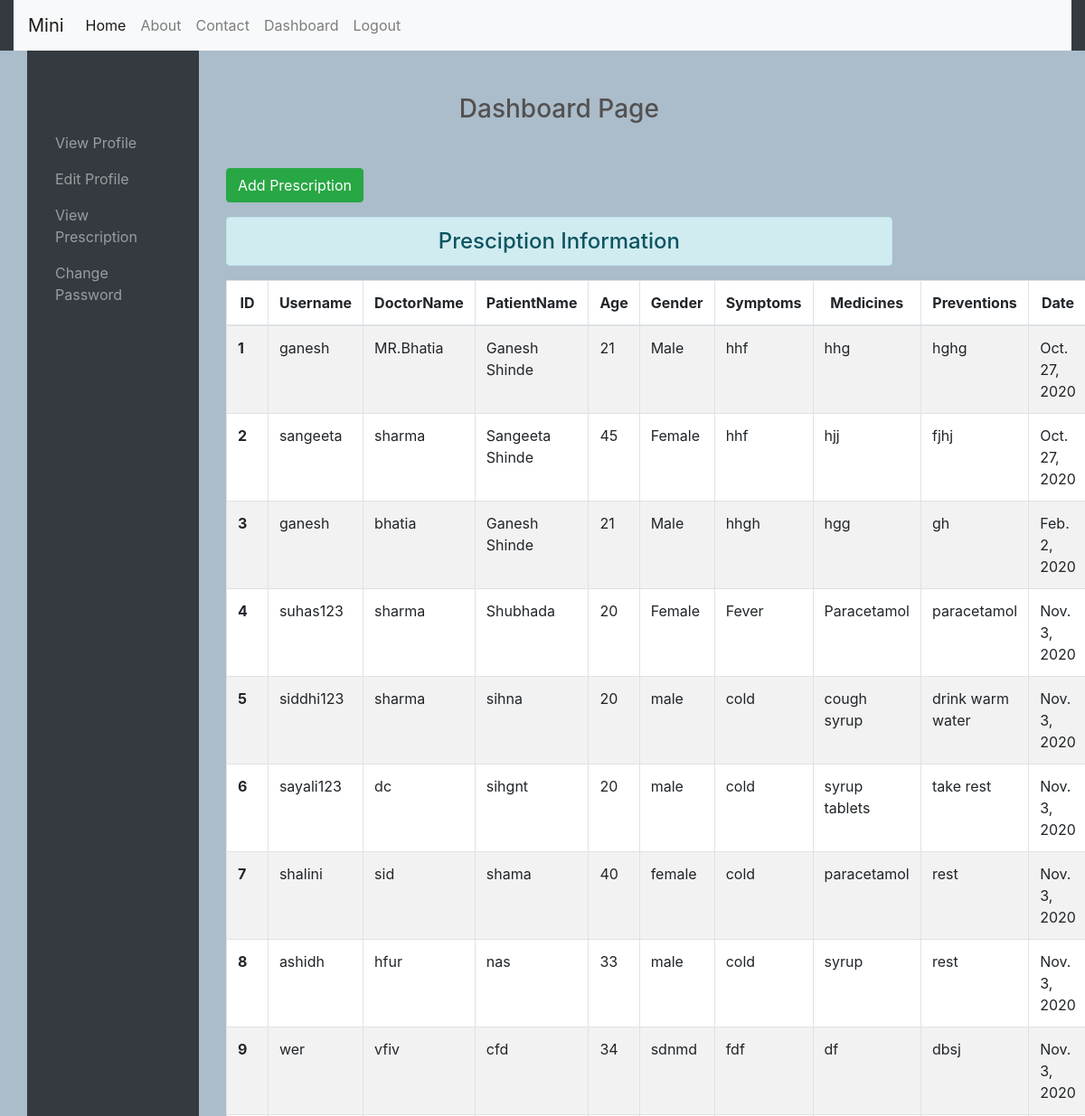
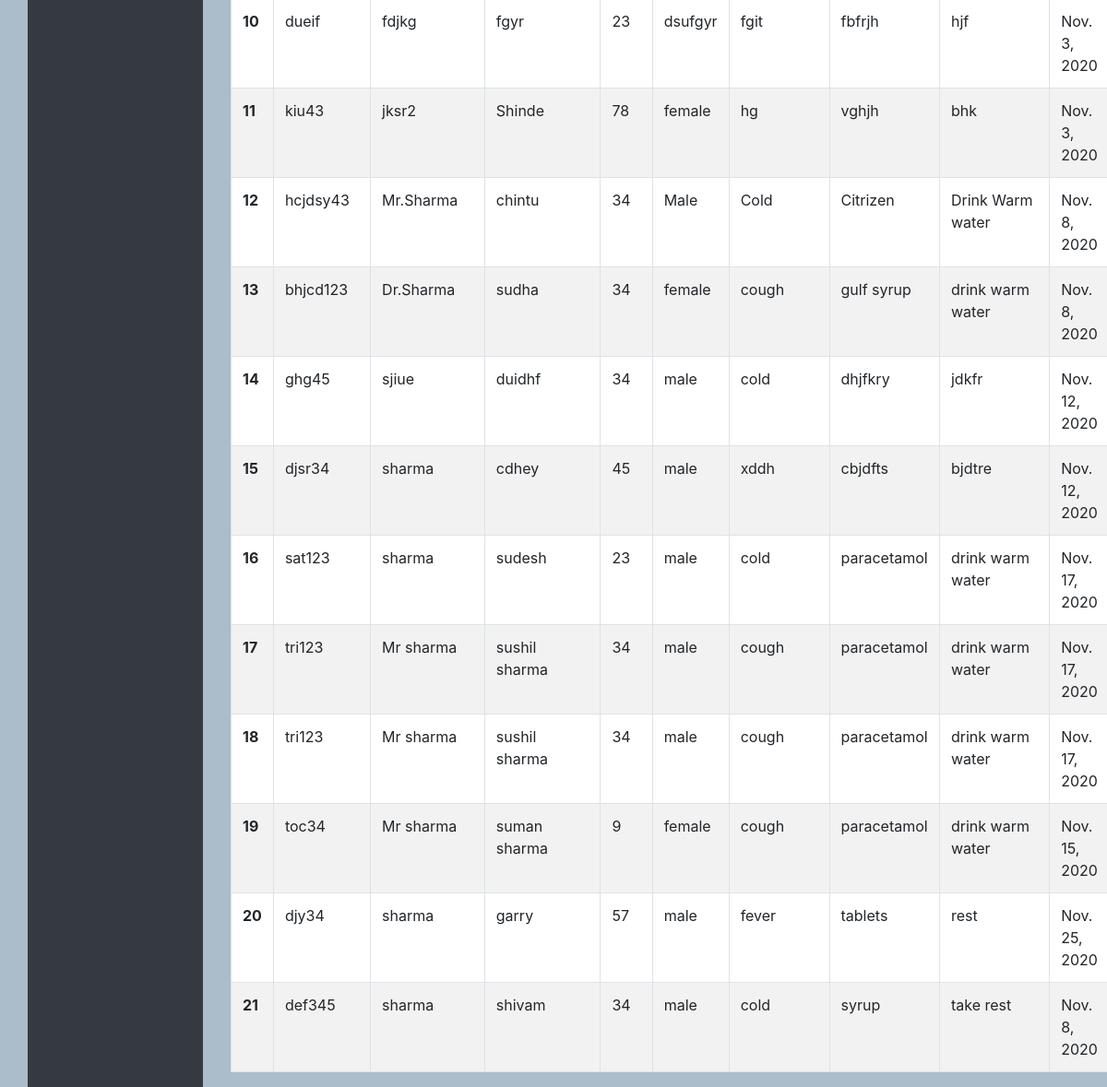
The page /ddashboard/ (signed in) on the database its author committed (2 pictures, top to bottom).
### blog/models.py (models this page shows, shortened)
class Add_Presciption(models.Model):
    Username = models.CharField(max_length=750)
    Doctor_name = models.CharField(max_length=750)
    Patient_name = models.CharField(max_length=750)
    age = models.IntegerField()
    gender = models.CharField(max_length=70)
    symptoms  = models.CharField(max_length=750)
    medicines = models.CharField(max_length=750)
    preventions = models.CharField(max_length=750)
    date = models.DateField()

### blog/views.py (the view)
# urls.py: path('ddashboard/',views.ddashboard,name='ddashboard'),
def ddashboard(request):
    if request.user.is_authenticated:
        presciption = Add_Presciption.objects.all()
        user = request.user
        full_name = user.get_full_name()
        gps = user.groups.all()
        return render(request,'blog/ddashboard.html',{'presciption':presciption,'full_name':full_name,'groups':gps})
    else:
        return HttpResponseRedirect('/login/')

### blog/templates/blog/ddashboard.html (shortened to what this page needs)
{% extends 'blog/base.html' %}
{% load static %}
{% block side %}
<div class="container-fluid">
   <div class="row">
       <div class="col-md-2 bg-dark py-5">
           <nav class="navbar navbar-dark">
               <ul class="navbar-nav">
                   <li class="nav-item">
                       <a href="" class="nav-link">View Profile</a>
                   </li>
                   <li class="nav-item">
                       <a href="" class="nav-link">Edit Profile</a>
                   </li>
                   <li class="nav-item">
                       <a href="" class="nav-link">View Prescription</a>
                   </li>
                   <li class="nav-item">
                       <a href="" class="nav-link">Change Password</a>
                   </li>
               </ul>
           </nav>
       </div>
         <div class="col-md-10">
           {% block dashboard %}
           <div class="col-sm-10">
             <h3 class="text-center my-5">Dashboard Page</h3>
            {% if perms.blog.add_post %}
             <a href="{% url 'addpost' %}" class="btn btn-success">Add Prescription</a>
            {% endif %}
             <h4 class="text-center alert alert-info mt-3">Presciption Information</h4>
            {% if presciption %}
              <table class="table table-hover bg-white table table-bordered table-striped">
                 <thead>
                    <tr class="text-center">
                       <th scope="col" style="width: 2%">ID</th>
                       <th scope="col" style="width: 10%">Username</th>
                       <th scope="col" style="width: 10%">DoctorName</th>
                       <th scope="col" style="width: 10%">PatientName</th>
                       <th scope="col" style="width: 5%">Age</th>
                       <th scope="col" style="width: 5%">Gender</th>
                       <th scope="col" style="width: 25%">Symptoms</th>
                       <th scope="col" style="width: 25%">Medicines</th>
                       <th scope="col" style="width: 25%">Preventions</th>
                       <th scope="col" style="width: 10%">Date</th>
                    </tr>
                 </thead>
                 <tbody>
                  {% for post in presciption %}
                  <tr>
                     <th scope="row">{{post.id}}</th>
                     <td>{{post.Username}}</td>
                     <td>{{post.Doctor_name}}</td>
                     <td>{{post.Patient_name}}</td>
                     <td>{{post.age}}</td>
                     <td>{{post.gender}}</td>
                     <td>{{post.symptoms}}</td>
                     <td>{{post.medicines}}</td>
                     <td>{{post.preventions}}</td>
                     <td>{{post.date}}</td>
                  </tr>
                  {% endfor %}
                 </tbody>
              </table>
            {% else %}
              <h4 class="text-center alert alert-warning">No Records</h4>
            {% endif %}
           </div>
           {% endblock dashboard %}
         </div>
   </div>
</div>
{% endblock side %}

### blog/templates/blog/base.html (shortened to what this page needs)
<!DOCTYPE html>
{% load static %}
<html lang="en">
<head>
    <link rel="stylesheet" href="{% static 'blog/css/bootstrap.css' %}">
    <link rel="stylesheet" href="{% static 'blog/css/style.css' %}">
</head>
<body>
  <div class="container-fluid bg-dark">
      {% include 'blog/navbar.html' %}
  </div>
  <div class="container">
      <div class="row">
          {% block side %}
          {% endblock side %}
      </div>
  </div>
</body>
</html>

### blog/templates/blog/navbar.html (shortened to what this page needs)
<nav class="navbar navbar-expand-lg navbar-light bg-light">
    <a class="navbar-brand" href="#">Mini</a>
    <div class="collapse navbar-collapse" id="navbarNav">
      <ul class="navbar-nav">
        <li class="nav-item active">
          <a class="nav-link" href="/">Home <span class="sr-only">(current)</span></a>
        </li>
        <li class="nav-item">
          <a class="nav-link" href="{% url 'about' %}">About</a>
        </li>
        <li class="nav-item">
          <a class="nav-link" href="{% url 'contact' %}">Contact</a>
        </li>
        {% if request.user.is_authenticated %}
        <li class="nav-item">
            <a class="nav-link" href="{% url 'dashboard' %}">Dashboard</a>
          </li>
        <li class="nav-item">
            <a class="nav-link" href="{% url 'logout' %}">Logout</a>
          </li>
        {% endif %}
      </ul>
    </div>
  </nav>

### blog/static/blog/css/style.css (style rules this page uses)
body { background-color: rgb(171, 188, 202); color: rgb(83,81,81); }

### rows shown on the page
Add_Presciption: id "1", Username "ganesh", Doctor_name "MR.Bhatia", Patient_name "Ganesh Shinde", age "21", gender "Male", symptoms "hhf", medicines "hhg", preventions "hghg", date "Oct. 27, 2020"
Add_Presciption: id "2", Username "sangeeta", Doctor_name "sharma", Patient_name "Sangeeta Shinde", age "45", gender "Female", symptoms "hhf", medicines "hjj", preventions "fjhj", date "Oct. 27, 2020"
Add_Presciption: id "3", Username "ganesh", Doctor_name "bhatia", Patient_name "Ganesh Shinde", age "21", gender "Male", symptoms "hhgh", medicines "hgg", preventions "gh", date "Feb. 2, 2020"
Add_Presciption: id "4", Username "suhas123", Doctor_name "sharma", Patient_name "Shubhada", age "20", gender "Female", symptoms "Fever", medicines "Paracetamol", preventions "paracetamol", date "Nov. 3, 2020"
Add_Presciption: id "5", Username "siddhi123", Doctor_name "sharma", Patient_name "sihna", age "20", gender "male", symptoms "cold", medicines "cough syrup", preventions "drink warm water", date "Nov. 3, 2020"
Add_Presciption: id "6", Username "sayali123", Doctor_name "dc", Patient_name "sihgnt", age "20", gender "male", symptoms "cold", medicines "syrup tablets", preventions "take rest", date "Nov. 3, 2020"
Add_Presciption: id "7", Username "shalini", Doctor_name "sid", Patient_name "shama", age "40", gender "female", symptoms "cold", medicines "paracetamol", preventions "rest", date "Nov. 3, 2020"
Add_Presciption: id "8", Username "ashidh", Doctor_name "hfur", Patient_name "nas", age "33", gender "male", symptoms "cold", medicines "syrup", preventions "rest", date "Nov. 3, 2020"
Add_Presciption: id "9", Username "wer", Doctor_name "vfiv", Patient_name "cfd", age "34", gender "sdnmd", symptoms "fdf", medicines "df", preventions "dbsj", date "Nov. 3, 2020"
Add_Presciption: id "10", Username "dueif", Doctor_name "fdjkg", Patient_name "fgyr", age "23", gender "dsufgyr", symptoms "fgit", medicines "fbfrjh", preventions "hjf", date "Nov. 3, 2020"
Add_Presciption: id "11", Username "kiu43", Doctor_name "jksr2", Patient_name "Shinde", age "78", gender "female", symptoms "hg", medicines "vghjh", preventions "bhk", date "Nov. 3, 2020"
Add_Presciption: id "12", Username "hcjdsy43", Doctor_name "Mr.Sharma", Patient_name "chintu", age "34", gender "Male", symptoms "Cold", medicines "Citrizen", preventions "Drink Warm water", date "Nov. 8, 2020"
Add_Presciption: id "13", Username "bhjcd123", Doctor_name "Dr.Sharma", Patient_name "sudha", age "34", gender "female", symptoms "cough", medicines "gulf syrup", preventions "drink warm water", date "Nov. 8, 2020"
Add_Presciption: id "14", Username "ghg45", Doctor_name "sjiue", Patient_name "duidhf", age "34", gender "male", symptoms "cold", medicines "dhjfkry", preventions "jdkfr", date "Nov. 12, 2020"
Add_Presciption: id "15", Username "djsr34", Doctor_name "sharma", Patient_name "cdhey", age "45", gender "male", symptoms "xddh", medicines "cbjdfts", preventions "bjdtre", date "Nov. 12, 2020"
Add_Presciption: id "16", Username "sat123", Doctor_name "sharma", Patient_name "sudesh", age "23", gender "male", symptoms "cold", medicines "paracetamol", preventions "drink warm water", date "Nov. 17, 2020"
Add_Presciption: id "17", Username "tri123", Doctor_name "Mr sharma", Patient_name "sushil sharma", age "34", gender "male", symptoms "cough", medicines "paracetamol", preventions "drink warm water", date "Nov. 17, 2020"
Add_Presciption: id "18", Username "tri123", Doctor_name "Mr sharma", Patient_name "sushil sharma", age "34", gender "male", symptoms "cough", medicines "paracetamol", preventions "drink warm water", date "Nov. 17, 2020"
Add_Presciption: id "19", Username "toc34", Doctor_name "Mr sharma", Patient_name "suman sharma", age "9", gender "female", symptoms "cough", medicines "paracetamol", preventions "drink warm water", date "Nov. 15, 2020"
Add_Presciption: id "20", Username "djy34", Doctor_name "sharma", Patient_name "garry", age "57", gender "male", symptoms "fever", medicines "tablets", preventions "rest", date "Nov. 25, 2020"
Add_Presciption: id "21", Username "def345", Doctor_name "sharma", Patient_name "shivam", age "34", gender "male", symptoms "cold", medicines "syrup", preventions "take rest", date "Nov. 8, 2020"
